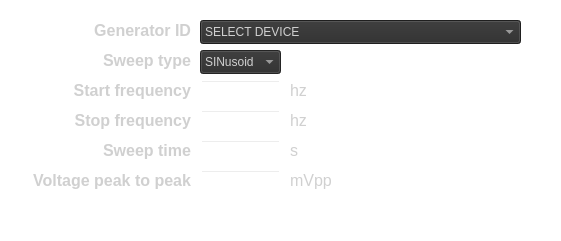
       <widget class="QWidget" name="widget_gen" native="true">
        <property name="geometry">
         <rect>
          <x>0</x>
          <y>170</y>
          <width>561</width>
          <height>241</height>
         </rect>
        </property>
        <property name="styleSheet">
         <string notr="true">background-color: rgba(0, 0, 0, 0);</string>
        </property>
        <widget class="QLabel" name="settings_gen_id_label">
         <property name="geometry">
          <rect>
           <x>70</x>
           <y>20</y>
           <width>121</width>
           <height>21</height>
          </rect>
         </property>
         <property name="font">
          <font>
           <pointsize>12</pointsize>
           <bold>true</bold>
          </font>
         </property>
         <property name="layoutDirection">
          <enum>Qt::LeftToRight</enum>
         </property>
         <property name="styleSheet">
          <string notr="true">color: rgb(208, 208, 208);</string>
         </property>
         <property name="text">
          <string>Generator ID</string>
         </property>
         <property name="alignment">
          <set>Qt::AlignRight|Qt::AlignTrailing|Qt::AlignVCenter</set>
         </property>
        </widget>
        <widget class="QLabel" name="settings_gen_sweep_type_label">
         <property name="geometry">
          <rect>
           <x>70</x>
           <y>50</y>
           <width>121</width>
           <height>21</height>
          </rect>
         </property>
         <property name="font">
          <font>
           <pointsize>12</pointsize>
           <bold>true</bold>
          </font>
         </property>
         <property name="layoutDirection">
          <enum>Qt::LeftToRight</enum>
         </property>
         <property name="styleSheet">
          <string notr="true">color: rgb(208, 208, 208);</string>
         </property>
         <property name="text">
          <string>Sweep type</string>
         </property>
         <property name="alignment">
          <set>Qt::AlignRight|Qt::AlignTrailing|Qt::AlignVCenter</set>
         </property>
        </widget>
        <widget class="QLabel" name="settings_gen_sweep_freq_start_label">
         <property name="geometry">
          <rect>
           <x>30</x>
           <y>80</y>
           <width>161</width>
           <height>21</height>
          </rect>
         </property>
         <property name="font">
          <font>
           <pointsize>12</pointsize>
           <bold>true</bold>
          </font>
         </property>
         <property name="layoutDirection">
          <enum>Qt::LeftToRight</enum>
         </property>
         <property name="styleSheet">
          <string notr="true">color: rgb(208, 208, 208);</string>
         </property>
         <property name="text">
          <string>Start frequency</string>
         </property>
         <property name="alignment">
          <set>Qt::AlignRight|Qt::AlignTrailing|Qt::AlignVCenter</set>
         </property>
        </widget>
        <widget class="QLineEdit" name="gen_start_freq_line">
         <property name="enabled">
          <bool>false</bool>
         </property>
         <property name="geometry">
          <rect>
           <x>200</x>
           <y>80</y>
           <width>81</width>
           <height>24</height>
          </rect>
         </property>
         <property name="styleSheet">
          <string notr="true">color: rgb(208, 208, 208);</string>
         </property>
         <property name="text">
          <string/>
         </property>
         <property name="alignment">
          <set>Qt::AlignRight|Qt::AlignTrailing|Qt::AlignVCenter</set>
         </property>
        </widget>
        <widget class="QLabel" name="settings_gen_sweep_freq_stop_label">
         <property name="geometry">
          <rect>
           <x>30</x>
           <y>110</y>
           <width>161</width>
           <height>21</height>
          </rect>
         </property>
         <property name="font">
          <font>
           <pointsize>12</pointsize>
           <bold>true</bold>
          </font>
         </property>
         <property name="layoutDirection">
          <enum>Qt::LeftToRight</enum>
         </property>
         <property name="styleSheet">
          <string notr="true">color: rgb(208, 208, 208);</string>
         </property>
         <property name="text">
          <string>Stop frequency</string>
         </property>
         <property name="alignment">
          <set>Qt::AlignRight|Qt::AlignTrailing|Qt::AlignVCenter</set>
         </property>
        </widget>
        <widget class="QLineEdit" name="gen_stop_freq_line">
         <property name="enabled">
          <bool>false</bool>
         </property>
         <property name="geometry">
          <rect>
           <x>200</x>
           <y>110</y>
           <width>81</width>
           <height>24</height>
          </rect>
         </property>
         <property name="styleSheet">
          <string notr="true">color: rgb(208, 208, 208);</string>
         </property>
         <property name="text">
          <string/>
         </property>
         <property name="alignment">
          <set>Qt::AlignRight|Qt::AlignTrailing|Qt::AlignVCenter</set>
         </property>
        </widget>
        <widget class="QLineEdit" name="gen_sweep_time_line">
         <property name="enabled">
          <bool>false</bool>
         </property>
         <property name="geometry">
          <rect>
           <x>200</x>
           <y>140</y>
           <width>81</width>
           <height>24</height>
          </rect>
         </property>
         <property name="styleSheet">
          <string notr="true">color: rgb(208, 208, 208);</string>
         </property>
         <property name="text">
          <string/>
         </property>
         <property name="alignment">
          <set>Qt::AlignRight|Qt::AlignTrailing|Qt::AlignVCenter</set>
         </property>
        </widget>
        <widget class="QLabel" name="settings_gen_sweep_time_label">
         <property name="geometry">
          <rect>
           <x>70</x>
           <y>140</y>
           <width>121</width>
           <height>21</height>
          </rect>
         </property>
         <property name="font">
          <font>
           <pointsize>12</pointsize>
           <bold>true</bold>
          </font>
         </property>
         <property name="layoutDirection">
          <enum>Qt::LeftToRight</enum>
         </property>
         <property name="styleSheet">
          <string notr="true">color: rgb(208, 208, 208);</string>
         </property>
         <property name="text">
          <string>Sweep time</string>
         </property>
         <property name="alignment">
          <set>Qt::AlignRight|Qt::AlignTrailing|Qt::AlignVCenter</set>
         </property>
        </widget>
        <widget class="QComboBox" name="gen_sweep_type_combobox">
         <property name="enabled">
          <bool>false</bool>
         </property>
         <property name="geometry">
          <rect>
           <x>200</x>
           <y>50</y>
           <width>81</width>
           <height>24</height>
          </rect>
         </property>
         <property name="styleSheet">
          <string notr="true">color: rgb(208, 208, 208);
border-color: rgb(208, 208, 208);
background-color: rgb(44, 44, 44);</string>
         </property>
         <item>
          <property name="text">
           <string>SINusoid</string>
          </property>
         </item>
         <item>
          <property name="text">
           <string>SQUare</string>
          </property>
         </item>
         <item>
          <property name="text">
           <string>TRIangle</string>
          </property>
         </item>
         <item>
          <property name="text">
           <string>RAMP</string>
          </property>
         </item>
         <item>
          <property name="text">
           <string>PULSe</string>
          </property>
         </item>
        </widget>
        <widget class="QLabel" name="settings_gen_vpp_label">
         <property name="geometry">
          <rect>
           <x>0</x>
           <y>170</y>
           <width>191</width>
           <height>21</height>
          </rect>
         </property>
         <property name="font">
          <font>
           <pointsize>12</pointsize>
           <bold>true</bold>
          </font>
         </property>
         <property name="layoutDirection">
          <enum>Qt::LeftToRight</enum>
         </property>
         <property name="styleSheet">
          <string notr="true">color: rgb(208, 208, 208);</string>
         </property>
         <property name="text">
          <string>Voltage peak to peak</string>
         </property>
         <property name="alignment">
          <set>Qt::AlignRight|Qt::AlignTrailing|Qt::AlignVCenter</set>
         </property>
        </widget>
        <widget class="QLineEdit" name="gen_vpp_line">
         <property name="enabled">
          <bool>false</bool>
         </property>
         <property name="geometry">
          <rect>
           <x>200</x>
           <y>170</y>
           <width>81</width>
           <height>24</height>
          </rect>
         </property>
         <property name="styleSheet">
          <string notr="true">color: rgb(208, 208, 208);</string>
         </property>
         <property name="text">
          <string/>
         </property>
         <property name="alignment">
          <set>Qt::AlignRight|Qt::AlignTrailing|Qt::AlignVCenter</set>
         </property>
        </widget>
        <widget class="QLabel" name="settings_hz_label">
         <property name="geometry">
          <rect>
           <x>290</x>
           <y>80</y>
           <width>61</width>
           <height>21</height>
          </rect>
         </property>
         <property name="font">
          <font>
           <pointsize>12</pointsize>
          </font>
         </property>
         <property name="styleSheet">
          <string notr="true">color: rgb(208, 208, 208);</string>
         </property>
         <property name="text">
          <string>hz</string>
         </property>
        </widget>
        <widget class="QLabel" name="settings_hz2_label_2">
         <property name="geometry">
          <rect>
           <x>290</x>
           <y>110</y>
           <width>61</width>
           <height>21</height>
          </rect>
         </property>
         <property name="font">
          <font>
           <pointsize>12</pointsize>
          </font>
         </property>
         <property name="styleSheet">
          <string notr="true">color: rgb(208, 208, 208);</string>
         </property>
         <property name="text">
          <string>hz</string>
         </property>
        </widget>
        <widget class="QLabel" name="settings_s_label">
         <property name="geometry">
          <rect>
           <x>290</x>
           <y>140</y>
           <width>61</width>
           <height>21</height>
          </rect>
         </property>
         <property name="font">
          <font>
           <pointsize>12</pointsize>
          </font>
         </property>
         <property name="styleSheet">
          <string notr="true">color: rgb(208, 208, 208);</string>
         </property>
         <property name="text">
          <string>s</string>
         </property>
        </widget>
        <widget class="QLabel" name="settings_mvpp_label">
         <property name="geometry">
          <rect>
           <x>290</x>
           <y>170</y>
           <width>61</width>
           <height>21</height>
          </rect>
         </property>
         <property name="font">
          <font>
           <pointsize>12</pointsize>
          </font>
         </property>
         <property name="styleSheet">
          <string notr="true">color: rgb(208, 208, 208);</string>
         </property>
         <property name="text">
          <string>mVpp</string>
         </property>
        </widget>
        <widget class="QComboBox" name="gen_id_combobox">
         <property name="geometry">
          <rect>
           <x>200</x>
           <y>20</y>
           <width>321</width>
           <height>24</height>
          </rect>
         </property>
         <property name="styleSheet">
          <string notr="true">color: rgb(208, 208, 208);
border-color: rgb(208, 208, 208);
background-color: rgb(44, 44, 44);</string>
         </property>
         <item>
          <property name="text">
           <string>SELECT DEVICE</string>
          </property>
         </item>
        </widget>
       </widget>
